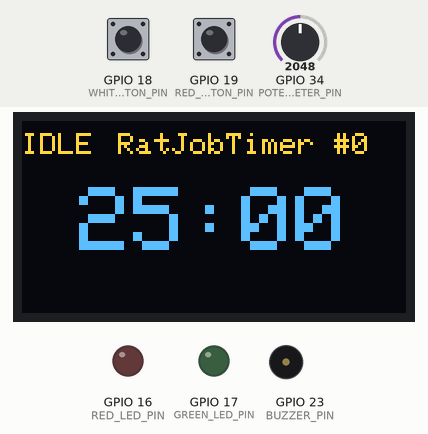
The program below on a simulated ESP32. Parts: 128×64 one-colour display, output pins drawn as LEDs (lit = HIGH), buzzer (waves = sounding, pin HIGH). The test bench sets the inputs (shaded band); at power-on: GPIO 18 (WHITE_BUTTON_PIN) HIGH, GPIO 19 (RED_BUTTON_PIN) HIGH, GPIO 34 (POTENTIOMETER_PIN) = 2048. The OLED is the two-colour kind (top 16 rows yellow); what the program prints to the serial monitor is not drawn.

Above: at 1.2 s.
1.3 s: GPIO 18 (WHITE_BUTTON_PIN) pulled LOW for 0.15 s
At 2.2 s:
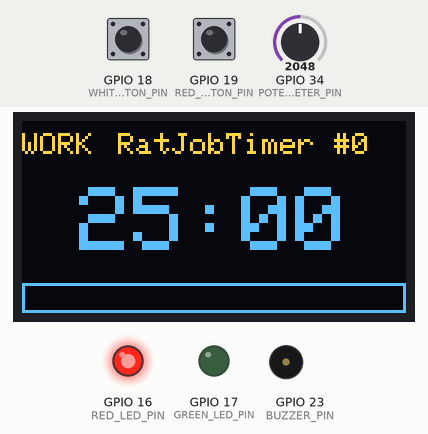
4.4 s: GPIO 18 (WHITE_BUTTON_PIN) pulled LOW for 1 s
At 6.0 s:
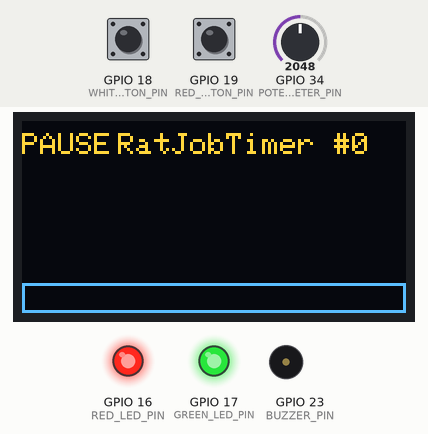
6.9 s: GPIO 19 (RED_BUTTON_PIN) pulled LOW for 0.15 s
At 7.6 s:
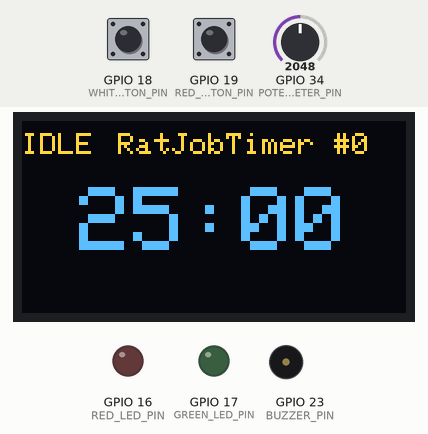
8.5 s: GPIO 34 (POTENTIOMETER_PIN) set to 1325
At 8.8 s:
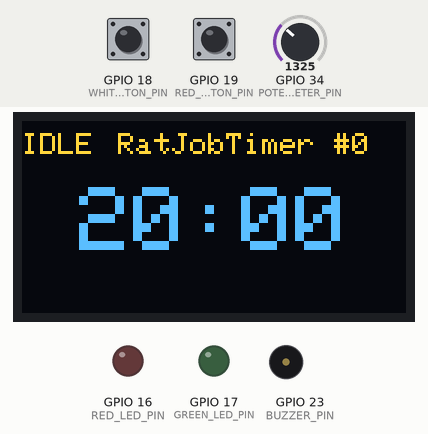
10.0 s: GPIO 18 (WHITE_BUTTON_PIN) pulled LOW for 0.15 s
At 10.9 s:
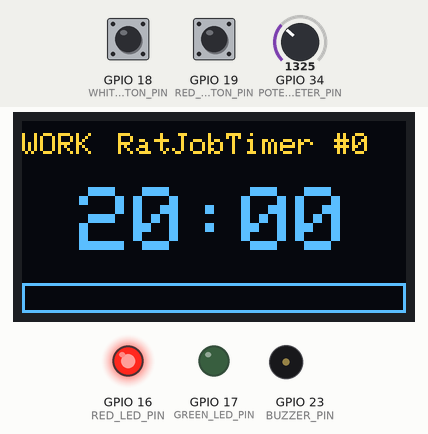
11.6 s: GPIO 19 (RED_BUTTON_PIN) pulled LOW for 1 s
At 11.7 s:
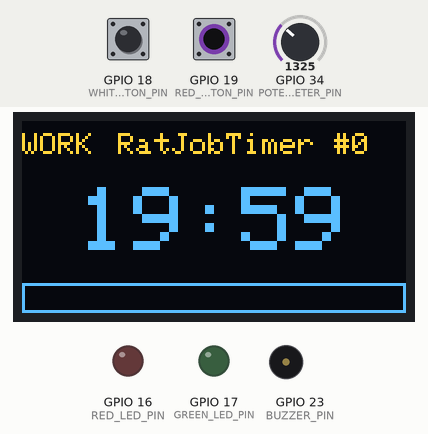
Timing chart, 0 to 14.6 s (numbered marks = the images above; inputs shaded):
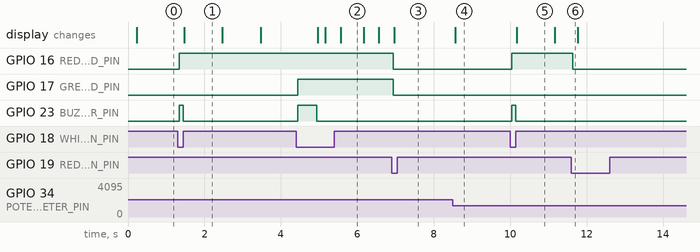

The program:

main.cpp
```cpp
#include <Arduino.h>
#include <Wire.h>
#include <Adafruit_GFX.h>
#include <Adafruit_SSD1306.h>

constexpr uint8_t RED_LED_PIN = 16;       // RX2
constexpr uint8_t GREEN_LED_PIN = 17;     // TX2
constexpr uint8_t POTENTIOMETER_PIN = 34; // D34
constexpr uint8_t BUZZER_PIN = 23;        // D23
constexpr uint8_t WHITE_BUTTON_PIN = 18;  // D18
constexpr uint8_t RED_BUTTON_PIN = 19;    // D19

constexpr bool DEBUG = true;
constexpr unsigned long MINUTE_MS = 60UL * 1000;
// constexpr unsigned long MINUTE_MS = 1000;

constexpr unsigned long SERIAL_BAUD = 115200;
constexpr unsigned long SHORT_BREAK_MS = 5UL * MINUTE_MS;
constexpr unsigned long LONG_BREAK_MS = 15UL * MINUTE_MS;
constexpr unsigned long BUTTON_DEBOUNCE_MS = 40;
constexpr uint8_t POMODOROS_BEFORE_LONG_BREAK = 4;

constexpr uint8_t SCREEN_WIDTH = 128;
constexpr uint8_t SCREEN_HEIGHT = 64;
constexpr uint8_t OLED_ADDRESS = 0x3C;
constexpr unsigned long RENDER_INTERVAL_MS = 200;

enum class State
{
  Idle,
  Work,
  Break,
  Pause
};

State state = State::Idle;
State pausedFrom = State::Work;

unsigned long phaseEnd = 0;
unsigned long phaseDuration = 0;
unsigned long remaining = 0;
unsigned long workMs = 25UL * MINUTE_MS;
uint8_t completedPomodoros = 0;

unsigned long lastPrint = 0;
unsigned long lastRender = 0;

struct Button
{
  uint8_t pin;
  bool stableState;
  bool lastReading;
  unsigned long lastChangeMs;
};

Button whiteButton = {WHITE_BUTTON_PIN, HIGH, HIGH, 0};
Button redButton = {RED_BUTTON_PIN, HIGH, HIGH, 0};

Adafruit_SSD1306 display(SCREEN_WIDTH, SCREEN_HEIGHT, &Wire, -1);
bool displayOk = false;

void updateDurationFromPot();
unsigned long nextBreakMs();
void startPhase(unsigned long now, unsigned long duration);
const char *stateName(State s);
void setState(State next);
bool wasPressed(Button &b, unsigned long now);
void setLeds(bool red, bool green);
void beep(unsigned long ms);
void beeps(uint8_t count);
void render(unsigned long now);
void debugPrint(unsigned long now);

void setup()
{
  Serial.begin(SERIAL_BAUD);

  pinMode(RED_LED_PIN, OUTPUT);
  pinMode(GREEN_LED_PIN, OUTPUT);
  pinMode(WHITE_BUTTON_PIN, INPUT_PULLUP);
  pinMode(RED_BUTTON_PIN, INPUT_PULLUP);
  pinMode(BUZZER_PIN, OUTPUT);

  displayOk = display.begin(SSD1306_SWITCHCAPVCC, OLED_ADDRESS);
  if (!displayOk)
  {
    Serial.println("Display not found");
  }

  Serial.println("BOOT OK");
}

void loop()
{
  unsigned long now = millis();

  if (DEBUG)
  {
    debugPrint(now);
  }

  bool start = wasPressed(whiteButton, now);
  bool reset = wasPressed(redButton, now);

  if (reset && state != State::Idle)
  {
    completedPomodoros = 0;
    setState(State::Idle);
    setLeds(false, false);
  }

  switch (state)
  {
  case State::Idle:
    updateDurationFromPot();
    if (start)
    {
      startPhase(now, workMs);
      setState(State::Work);
      setLeds(true, false);
      beeps(1);
    }
    break;

  case State::Work:
  case State::Break:
    if (start)
    {
      pausedFrom = state;
      remaining = phaseEnd - now;
      setState(State::Pause);
      setLeds(true, true);
      beep(500);
    }
    else if ((long)(now - phaseEnd) >= 0)
    {
      if (state == State::Work)
      {
        completedPomodoros++;
        startPhase(now, nextBreakMs());
        setState(State::Break);
        setLeds(false, true);
        beeps(2);
      }
      else
      {
        startPhase(now, workMs);
        setState(State::Work);
        setLeds(true, false);
        beeps(1);
      }
    }
    break;

  case State::Pause:
    if (start)
    {
      phaseEnd = now + remaining;
      setState(pausedFrom);
      if (state == State::Work)
      {
        setLeds(true, false);
        beeps(1);
      }
      else
      {
        setLeds(false, true);
        beeps(2);
      }
    }
    break;
  }

  if ((state == State::Work || state == State::Break) && now - lastPrint >= 1000)
  {
    lastPrint = now;
    unsigned long left = (phaseEnd - now) / 1000;
    Serial.printf("%s %02lu:%02lu (#%u)\n", stateName(state), left / 60, left % 60, completedPomodoros);
  }

  if (displayOk && now - lastRender >= RENDER_INTERVAL_MS)
  {
    lastRender = now;
    render(now);
  }
}

unsigned long nextBreakMs()
{
  return (completedPomodoros % POMODOROS_BEFORE_LONG_BREAK == 0) ? LONG_BREAK_MS : SHORT_BREAK_MS;
}

void startPhase(unsigned long now, unsigned long duration)
{
  phaseDuration = duration;
  phaseEnd = now + duration;
}

void updateDurationFromPot()
{
  uint16_t val = analogRead(POTENTIOMETER_PIN);
  if (val < 1365)
  {
    workMs = 20UL * MINUTE_MS;
  }
  else if (val < 2730)
  {
    workMs = 25UL * MINUTE_MS;
  }
  else
  {
    workMs = 30UL * MINUTE_MS;
  }
}

bool wasPressed(Button &b, unsigned long now)
{
  bool reading = digitalRead(b.pin);

  if (reading != b.lastReading)
  {
    b.lastChangeMs = now;
    b.lastReading = reading;
  }

  if (now - b.lastChangeMs >= BUTTON_DEBOUNCE_MS && reading != b.stableState)
  {
    b.stableState = reading;
    return b.stableState == LOW;
  }
  return false;
}

const char *stateName(State s)
{
  switch (s)
  {
  case State::Idle:
    return "IDLE";
  case State::Work:
    return "WORK";
  case State::Break:
    return "BREAK";
  case State::Pause:
    return "PAUSE";
  }
  return "UNKNOWN";
}

void setState(State next)
{
  Serial.printf("%s -> %s\n", stateName(state), stateName(next));
  state = next;
}

void debugPrint(unsigned long now)
{
  static unsigned long lastBeat = 0;
  if (now - lastBeat >= 2000)
  {
    lastBeat = now;
    Serial.printf("alive, state=%s, white=%d, red=%d, pot=%u, work=%lu, display=%s\n",
                  stateName(state),
                  digitalRead(WHITE_BUTTON_PIN),
                  digitalRead(RED_BUTTON_PIN),
                  analogRead(POTENTIOMETER_PIN),
                  workMs / MINUTE_MS,
                  displayOk ? "ok" : "none");
  }
}

void setLeds(bool red, bool green)
{
  digitalWrite(RED_LED_PIN, red);
  digitalWrite(GREEN_LED_PIN, green);
}

void beep(unsigned long ms)
{
  digitalWrite(BUZZER_PIN, HIGH);
  delay(ms);
  digitalWrite(BUZZER_PIN, LOW);
}

void beeps(uint8_t count)
{
  for (uint8_t i = 0; i < count; i++)
  {
    beep(100);
    if (i + 1 < count)
      delay(100);
  }
}

void render(unsigned long now)
{
  display.clearDisplay();
  display.setTextColor(SSD1306_WHITE);

  display.setTextSize(1);
  display.setCursor(0, 4);
  display.print(stateName(state));
  display.setCursor(32, 4);
  display.print("RatJobTimer");
  display.setCursor(104, 4);
  display.printf("#%u", completedPomodoros);

  unsigned long leftMs;
  switch (state)
  {
  case State::Idle:
    leftMs = workMs;
    break;
  case State::Pause:
    leftMs = remaining;
    break;
  default:
    leftMs = phaseEnd - now;
    break;
  }
  unsigned long left = (leftMs + 999) / 1000;

  bool blinkOff = (state == State::Pause) && ((now / 500) % 2);
  if (!blinkOff)
  {
    display.setTextSize(3);
    display.setCursor(19, 22);
    display.printf("%02lu:%02lu", left / 60, left % 60);
  }

  if (state != State::Idle && phaseDuration > 0)
  {
    unsigned long elapsed = phaseDuration - leftMs;
    int16_t w = (elapsed * 124UL) / phaseDuration;
    display.drawRect(0, 54, 128, 10, SSD1306_WHITE);
    display.fillRect(2, 56, w, 6, SSD1306_WHITE);
  }

  display.display();
}
```

Measured:
- after the input at 1.3 s, GPIO 16 (RED_LED_PIN): LOW → HIGH at once; GPIO 23 (BUZZER_PIN): LOW → HIGH at once, → LOW 0.10 s later; the display: changes after 0.17 s (image 1)
- after the input at 4.4 s, GPIO 17 (GREEN_LED_PIN): LOW → HIGH at once; GPIO 23 (BUZZER_PIN): LOW → HIGH at once, → LOW 0.50 s later; the display: changes after 0.57 s (image 2)
- after the input at 6.9 s, GPIO 16 (RED_LED_PIN), GPIO 17 (GREEN_LED_PIN): HIGH → LOW at once; the display: changes after 0.07 s (image 3)
- after the input at 8.5 s, the display: changes after 0.07 s (image 4)
- after the input at 10.0 s, GPIO 16 (RED_LED_PIN): LOW → HIGH at once; GPIO 23 (BUZZER_PIN): LOW → HIGH at once, → LOW 0.10 s later; the display: changes after 0.17 s (image 5)
- after the input at 11.6 s, GPIO 16 (RED_LED_PIN): HIGH → LOW at once
- what the display in image 1 shows lasts 1.0 s, from 1.5 s to 2.5 s
